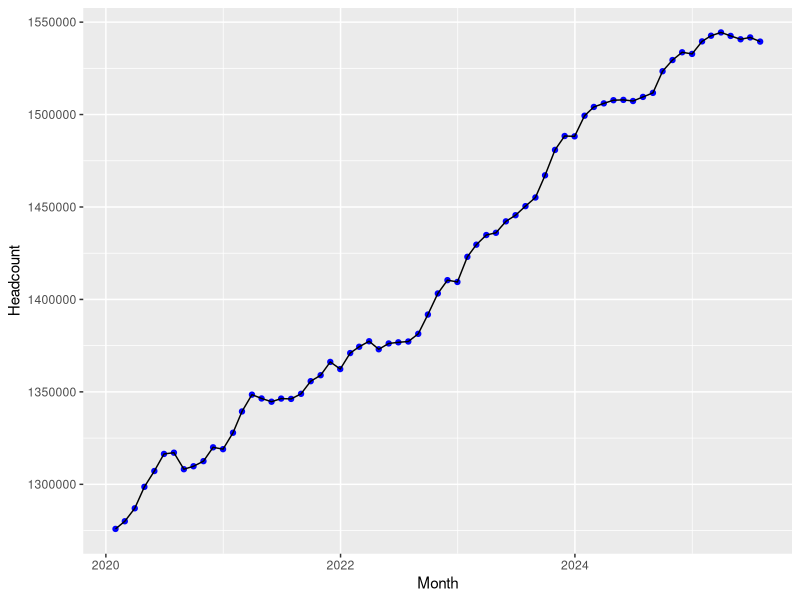

This figure's R source:
## ---- chunk 1
library(dplyr)
library(ggplot2)
library(readr)
## ---- chunk 2
workforce <- read_csv("workforce.csv")
## ---- chunk 3
workforce <- 
  workforce |>
  filter(month > "2019-12-31")
## ---- chunk 4
ggplot(workforce, aes(x = month, y = total)) + 
  geom_point(colour = "blue") + 
  geom_line() +
  labs(x = "Month", y = "Headcount")
